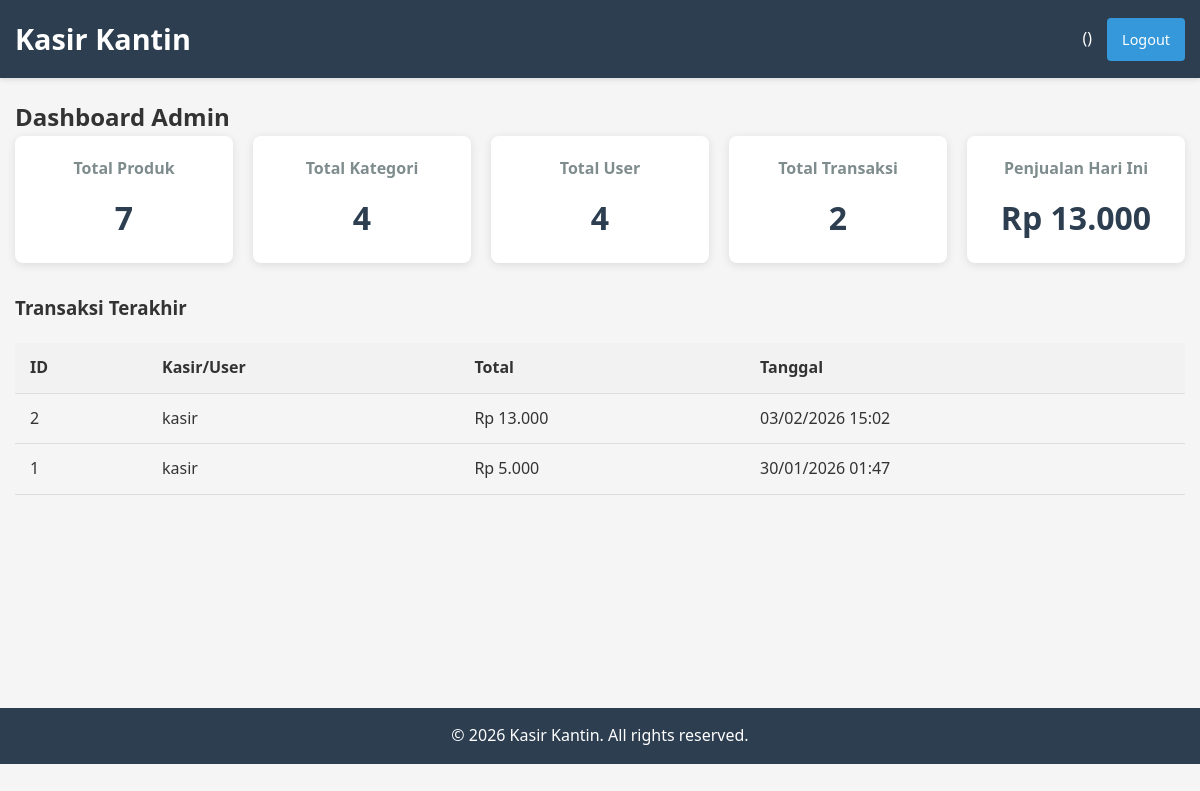
Screenshot of /admin/dashboard.php with the database file from the repository.
### tables this page shows
CREATE TABLE `transactions` (
  `id` int NOT NULL,
  `user_id` int NOT NULL,
  `total_amount` decimal(10,2) NOT NULL,
  `payment_amount` decimal(10,2) NOT NULL,
  `change_amount` decimal(10,2) NOT NULL,
  `transaction_date` timestamp NULL DEFAULT CURRENT_TIMESTAMP
);

CREATE TABLE `users` (
  `id` int NOT NULL,
  `username` varchar(50) NOT NULL,
  `password` varchar(100) NOT NULL,
  `role` enum('admin','kasir','user') NOT NULL,
  `created_at` timestamp NULL DEFAULT CURRENT_TIMESTAMP
);

### includes/functions.php (called while the page is built, shortened)
<?php
function format_rupiah($angka) {
    return "Rp " . number_format($angka, 0, ',', '.');
}
function format_date($date) {
    return date('d/m/Y H:i', strtotime($date));
}
?>

### admin/dashboard.php (the view, shortened to what this page needs)
<?php
require_once '../includes/header.php';
require_once '../config/database.php';
 $total_products = mysqli_num_rows(mysqli_query($conn, "SELECT id FROM products"));
 $total_categories = mysqli_num_rows(mysqli_query($conn, "SELECT id FROM categories"));
 $total_users = mysqli_num_rows(mysqli_query($conn, "SELECT id FROM users"));
 $total_transactions = mysqli_num_rows(mysqli_query($conn, "SELECT id FROM transactions"));
 $today = date('Y-m-d');
 $sales_today_query = "SELECT SUM(total_amount) as total FROM transactions WHERE DATE(transaction_date) = '$today'";
 $sales_today_result = mysqli_query($conn, $sales_today_query);
 $sales_today = mysqli_fetch_assoc($sales_today_result)['total'] ?? 0;
 $recent_transactions_query = "SELECT t.*, u.username FROM transactions t JOIN users u ON t.user_id = u.id ORDER BY t.transaction_date DESC LIMIT 5";
 $recent_transactions_result = mysqli_query($conn, $recent_transactions_query);
?>
<div class="dashboard">
    <h2>Dashboard Admin</h2>
    <div class="stats-container">
        <div class="stat-card">
            <h3>Total Produk</h3>
            <p class="stat-number"><?php echo $total_products; ?></p>
        </div>
        <div class="stat-card">
            <h3>Total Kategori</h3>
            <p class="stat-number"><?php echo $total_categories; ?></p>
        </div>
        <div class="stat-card">
            <h3>Total User</h3>
            <p class="stat-number"><?php echo $total_users; ?></p>
        </div>
        <div class="stat-card">
            <h3>Total Transaksi</h3>
            <p class="stat-number"><?php echo $total_transactions; ?></p>
        </div>
        <div class="stat-card">
            <h3>Penjualan Hari Ini</h3>
            <p class="stat-number"><?php echo format_rupiah($sales_today); ?></p>
        </div>
    </div>
    <div class="recent-transactions">
        <h3>Transaksi Terakhir</h3>
        <table>
            <thead>
                <tr>
                    <th>ID</th>
                    <th>Kasir/User</th>
                    <th>Total</th>
                    <th>Tanggal</th>
                </tr>
            </thead>
            <tbody>
                <?php if (mysqli_num_rows($recent_transactions_result) > 0): ?>
                    <?php while ($transaction = mysqli_fetch_assoc($recent_transactions_result)): ?>
                        <tr>
                            <td><?php echo $transaction['id']; ?></td>
                            <td><?php echo $transaction['username']; ?></td>
                            <td><?php echo format_rupiah($transaction['total_amount']); ?></td>
                            <td><?php echo format_date($transaction['transaction_date']); ?></td>
                        </tr>
                    <?php endwhile; ?>
                <?php else: ?>
                    <tr>
                        <td colspan="4">Belum ada transaksi</td>
                    </tr>
                <?php endif; ?>
            </tbody>
        </table>
    </div>
</div>
<?php require_once '../includes/footer.php'; ?>

### assets/css/style.css (style rules this page uses)
* { margin: 0; padding: 0; box-sizing: border-box; font-family: 'Segoe UI', Tahoma, Geneva, Verdana, sans-serif; }
body { background-color: #f5f5f5; color: #333; line-height: 1.6; }
table { width: 100%; border-collapse: collapse; margin-top: 20px; }
table th, table td { padding: 12px 15px; text-align: left; border-bottom: 1px solid #ddd; }
table th { background-color: #f2f2f2; font-weight: 600; }
.stats-container { display: grid; grid-template-columns: repeat(auto-fit, minmax(200px, 1fr)); gap: 20px; margin-bottom: 30px; }
.stat-card { background-color: white; border-radius: 8px; box-shadow: 0 2px 10px rgba(0,0,0,0.1); padding: 20px; text-align: center; }
.stat-card h3 { font-size: 1rem; color: #7f8c8d; margin-bottom: 10px; }
.stat-number { font-size: 2rem; font-weight: 600; color: #2c3e50; }

### rows the page displays
transactions: id "2", user.username "kasir", total_amount "Rp 13.000", transaction_date "03/02/2026 15:02"
transactions: id "1", user.username "kasir", total_amount "Rp 5.000", transaction_date "30/01/2026 01:47"

### other values shown
$total_products "7"
$total_categories "4"
$total_users "4"
$total_transactions "2"
format_rupiah($sales_today) "Rp 13.000"
